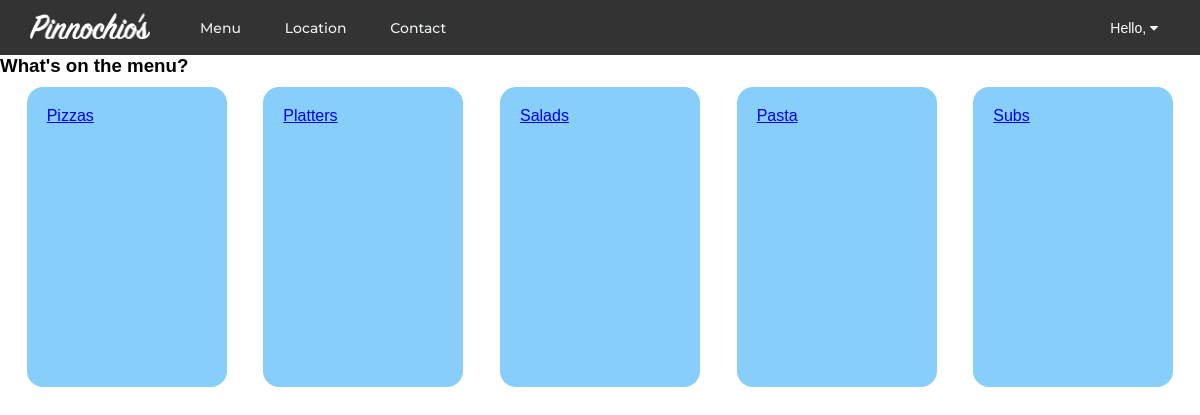
The app's page / (signed in) with its own data.
### orders/models.py (models this page shows)
class Category(models.Model):
    name = models.CharField(max_length=200)
    menu_heading = models.BooleanField(default=True)
    def __str__(self):
        return self.name
    class Meta:
        verbose_name_plural = "Categories"

### orders/views.py (the view)
# urls.py: path("", views.index, name="index"),
def index(request):
    if not request.user.is_authenticated:
        return render(request, 'accounts/login.html', {"message": None})
    context = {
        "user": request.user,
        "menu_headings": Category.objects.filter(menu_heading=True)
    }
    return render(request, "orders/index.html", context)

### orders/templates/orders/index.html (shortened to what this page needs)
{% extends "orders/base.html" %}
{% block main %}
    <h3>What's on the menu?</h3>
    <div class='flex_container'>
        {% for category in menu_headings %}
            <div class='flex_child'>
                <a href="{% url 'category' category.name %}">{{ category }}</a>
            </div>
        {% empty %}
            <div>No menu items</div>
        {% endfor %}
    </div>
{% endblock %}

### orders/static/orders/css/styles.css (style rules this page uses)
* { margin: 0px; padding: 0px; box-sizing: border-box; font-family: Arial, Helvetica, sans-serif; }
.flex_container { display: flex; flex-wrap: wrap; justify-content: space-evenly; }
.flex_child { width: 200px; height: 300px; margin: 10px; padding: 20px; background-color: lightskyblue; border-radius: 1em; }

### records on screen
Category: name "Pizzas"
Category: name "Platters"
Category: name "Salads"
Category: name "Pasta"
Category: name "Subs"
